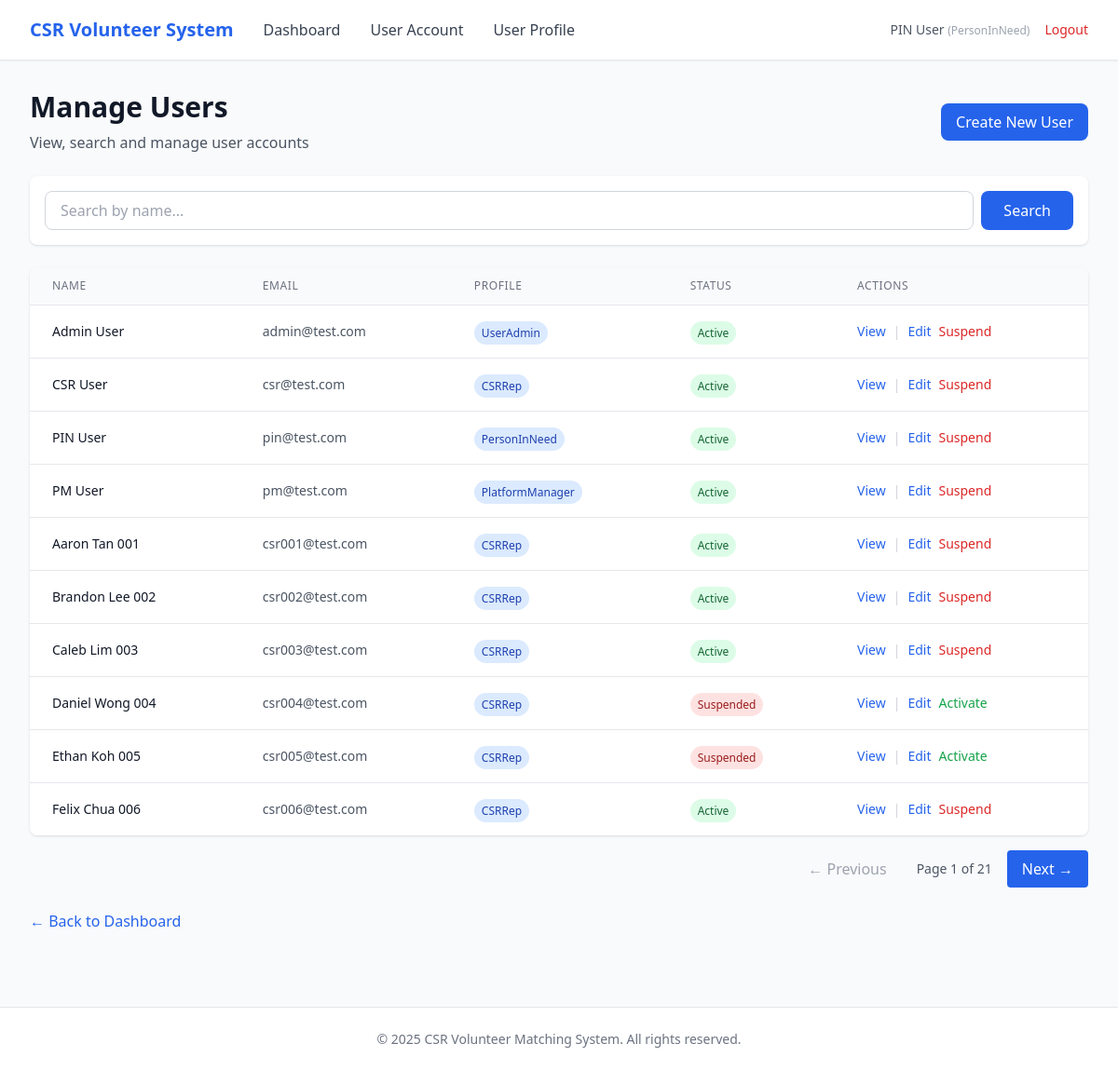
Screenshot of /admin/users (signed in) with the database file from the repository.
### app/entity/user_account.py (models this page shows, shortened)
class UserAccount(UserMixin, db.Model):
    __tablename__ = "user_accounts"
    userID = db.Column(db.Integer, primary_key=True, autoincrement=True)  # explicit auto increment
    name = db.Column(db.String(100), nullable=False)
    email = db.Column(db.String(120), nullable=False, unique=True, index=True)
    _password = db.Column("password", db.String(255), nullable=False)
    age = db.Column(db.Integer)
    phoneNumber = db.Column(db.String(20))
    isActive = db.Column(db.Boolean, default=True)
    profileID = db.Column(db.Integer, db.ForeignKey("user_profiles.profileID"), nullable=False)
    profile = db.relationship("UserProfile", back_populates="users", lazy=True)
    @property
    def password(self):
        raise AttributeError("Password is write-only.")
    @password.setter
    def password(self, raw):
        self._password = generate_password_hash(raw)

### app/entity/user_profile.py (models this page shows)
class UserProfile(db.Model):
    __tablename__ = "user_profiles"
    profileID   = db.Column(db.Integer, primary_key=True, autoincrement=True)  # explicit auto increment
    profileName = db.Column(db.String(50), nullable=False, unique=True)
    description = db.Column(db.String(255))
    isActive    = db.Column(db.Boolean, default=True)
    users = db.relationship("UserAccount", back_populates="profile", lazy=True)

### app/boundary/routes.py (the view)
@boundary_bp.route("/admin/users")
@login_required
def admin_users():
    from app.entity.user_account import UserAccount
    search_query = request.args.get("search", "").strip()
    page = request.args.get("page", 1, type=int)
    per_page = 10
    if search_query:
        users = UserAdminSearchUserAccountController().searchUserAccountByName(search_query)
        total = len(users)
        start = (page - 1) * per_page
        end = start + per_page
        pagination_users = users[start:end]
        class Pagination:
            def __init__(self, page, per_page, total, items):
                self.page = page
                self.per_page = per_page
                self.total = total
                self.items = items
                self.pages = (total + per_page - 1) // per_page
                self.has_prev = page > 1
                self.has_next = page < self.pages
                self.prev_num = page - 1
                self.next_num = page + 1
        pagination = Pagination(page, per_page, total, pagination_users)
    else:
        pagination = UserAccount.query.paginate(page=page, per_page=per_page, error_out=False)
    return render_template(
        "admin/users.html",
        users=pagination.items,
        pagination=pagination,
        search_query=search_query,
    )

### app/entity/user_account.py (called while the page is built)
@login_manager.user_loader
def load_user(user_id):
    return UserAccount.query.get(int(user_id))

### app/templates/admin/users.html (shortened to what this page needs)
{% extends "base.html" %}
{% block nav_links %}
<a href="{{ url_for('boundary.admin_dashboard') }}" class="text-gray-700 hover:text-primary">Dashboard</a>
<a href="{{ url_for('boundary.admin_users') }}" class="text-gray-700 hover:text-primary">User Account</a>
<a href="{{ url_for('boundary.admin_profiles') }}" class="text-gray-700 hover:text-primary">User Profile</a>
{% endblock %}
{% block content %}
<div class="mb-6 flex justify-between items-center">
    <div>
        <h1 class="text-3xl font-bold text-gray-900">Manage Users</h1>
        <p class="text-gray-600 mt-2">View, search and manage user accounts</p>
    </div>
    <a href="{{ url_for('boundary.admin_create_user') }}"
       class="px-4 py-2 bg-primary text-white rounded-lg hover:bg-blue-700 transition">
        Create New User
    </a>
</div>
<div class="bg-white rounded-lg shadow mb-6 p-4">
    <form method="GET" action="{{ url_for('boundary.admin_users') }}" class="flex gap-2">
        <input type="text"
               name="search"
               value="{{ search_query }}"
               placeholder="Search by name..."
               class="flex-1 px-4 py-2 border border-gray-300 rounded-lg focus:ring-2 focus:ring-primary focus:border-transparent">
        <button type="submit"
                class="px-6 py-2 bg-primary text-white rounded-lg hover:bg-blue-700 transition">
            Search
        </button>
    </form>
</div>
<div class="bg-white rounded-lg shadow overflow-hidden">
    <table class="min-w-full divide-y divide-gray-200">
        <thead class="bg-gray-50">
            <tr>
                <th class="px-6 py-3 text-left text-xs font-medium text-gray-500 uppercase tracking-wider">Name</th>
                <th class="px-6 py-3 text-left text-xs font-medium text-gray-500 uppercase tracking-wider">Email</th>
                <th class="px-6 py-3 text-left text-xs font-medium text-gray-500 uppercase tracking-wider">Profile</th>
                <th class="px-6 py-3 text-left text-xs font-medium text-gray-500 uppercase tracking-wider">Status</th>
                <th class="px-6 py-3 text-left text-xs font-medium text-gray-500 uppercase tracking-wider">Actions</th>
            </tr>
        </thead>
        <tbody class="bg-white divide-y divide-gray-200">
            {% for user in users %}
            <tr>
                <td class="px-6 py-4 whitespace-nowrap">
                    <div class="text-sm font-medium text-gray-900">{{ user.name }}</div>
                </td>
                <td class="px-6 py-4 whitespace-nowrap">
                    <div class="text-sm text-gray-600">{{ user.email }}</div>
                </td>
                <td class="px-6 py-4 whitespace-nowrap">
                    <span class="px-2 py-1 text-xs font-medium rounded-full bg-blue-100 text-blue-800">
                        {{ user.profile.profileName }}
                    </span>
                </td>
                <td class="px-6 py-4 whitespace-nowrap">
                    {% if user.isActive %}
                        <span class="px-2 py-1 text-xs font-medium rounded-full bg-green-100 text-green-800">Active</span>
                    {% else %}
                        <span class="px-2 py-1 text-xs font-medium rounded-full bg-red-100 text-red-800">Suspended</span>
                    {% endif %}
                </td>
                <td class="px-6 py-4 whitespace-nowrap text-sm">
                    <div class="flex gap-2 items-center">
                        <a href="{{ url_for('boundary.admin_view_user', user_id=user.userID) }}"
                           class="text-blue-600 hover:text-blue-800">View</a>
                        <span class="text-gray-300">|</span>
                        <a href="{{ url_for('boundary.admin_edit_user', user_id=user.userID) }}"
                           class="text-blue-600 hover:text-blue-800">Edit</a>
                        {% if user.isActive %}
                            <form method="POST" action="{{ url_for('boundary.admin_suspend_user', user_id=user.userID) }}" class="inline">
                                <button type="submit" class="text-red-600 hover:text-red-800">Suspend</button>
                            </form>
                        {% else %}
                            <form method="POST" action="{{ url_for('boundary.admin_activate_user', user_id=user.userID) }}" class="inline">
                                <button type="submit" class="text-green-600 hover:text-green-800">Activate</button>
                            </form>
                        {% endif %}
                    </div>
                </td>
            </tr>
            {% endfor %}
        </tbody>
    </table>
</div>
{% if pagination.pages > 1 %}
<div class="mt-4 flex justify-end items-center gap-4">
    {% if pagination.has_prev %}
    <a href="{{ url_for('boundary.admin_users', page=pagination.prev_num, search=search_query) }}"
       class="px-4 py-2 bg-gray-200 text-gray-700 rounded hover:bg-gray-300">← Previous</a>
    {% else %}
    <span class="px-4 py-2 text-gray-400 cursor-not-allowed">← Previous</span>
    {% endif %}
    <span class="text-sm text-gray-600">
        Page {{ pagination.page }} of {{ pagination.pages }}
    </span>
    {% if pagination.has_next %}
    <a href="{{ url_for('boundary.admin_users', page=pagination.next_num, search=search_query) }}"
       class="px-4 py-2 bg-primary text-white rounded hover:bg-blue-700">Next →</a>
    {% else %}
    <span class="px-4 py-2 text-gray-400 cursor-not-allowed">Next →</span>
    {% endif %}
</div>
{% endif %}
<div class="mt-6">
    <a href="{{ url_for('boundary.admin_dashboard') }}"
       class="text-primary hover:text-blue-700">
        ← Back to Dashboard
    </a>
</div>
{% endblock %}

### app/templates/base.html (shortened to what this page needs)
<!DOCTYPE html>
<html lang="en">
<head>
    <script src="https://cdn.tailwindcss.com"></script>
</head>
<body class="bg-gray-50 min-h-screen">
    {% if current_user.is_authenticated %}
    <nav class="bg-white shadow-sm border-b border-gray-200">
        <div class="max-w-7xl mx-auto px-4 sm:px-6 lg:px-8">
            <div class="flex justify-between items-center h-16">
                <div class="flex items-center gap-8">
                    <a href="{{ url_for('boundary.login') }}" class="text-xl font-bold text-primary">
                        CSR Volunteer System
                    </a>
                    {% block nav_links %}{% endblock %}
                </div>
                <div class="flex items-center gap-4">
                    <span class="text-sm text-gray-600">
                        {{ current_user.name }}
                        <span class="text-xs text-gray-400">({{ current_user.profile.profileName }})</span>
                    </span>
                    <a href="{{ url_for('boundary.logout') }}" class="text-sm text-red-600 hover:text-red-700">
                        Logout
                    </a>
                </div>
            </div>
        </div>
    </nav>
    {% endif %}
    <main class="max-w-7xl mx-auto px-4 sm:px-6 lg:px-8 py-8">
        {% block content %}{% endblock %}
    </main>
    <footer class="bg-white border-t border-gray-200 mt-12">
        <div class="max-w-7xl mx-auto px-4 sm:px-6 lg:px-8 py-6">
            <p class="text-center text-sm text-gray-500">
                &copy; 2025 CSR Volunteer Matching System. All rights reserved.
            </p>
        </div>
    </footer>
</body>
</html>

### rows the page displays
UserAccount: name "PIN User", email "pin@test.com", profile.profileName "PersonInNeed", isActive "Active"
UserProfile: profile.profileName "PersonInNeed"
UserAccount: name "Admin User", email "admin@test.com", profile.profileName "UserAdmin", isActive "Active"
UserAccount: name "CSR User", email "csr@test.com", profile.profileName "CSRRep", isActive "Active"
UserAccount: name "PM User", email "pm@test.com", profile.profileName "PlatformManager", isActive "Active"
UserAccount: name "Aaron Tan 001", email "csr001@test.com", profile.profileName "CSRRep", isActive "Active"
UserAccount: name "Brandon Lee 002", email "csr002@test.com", profile.profileName "CSRRep", isActive "Active"
UserAccount: name "Caleb Lim 003", email "csr003@test.com", profile.profileName "CSRRep", isActive "Active"
UserAccount: name "Daniel Wong 004", email "csr004@test.com", profile.profileName "CSRRep", isActive "Suspended"
UserAccount: name "Ethan Koh 005", email "csr005@test.com", profile.profileName "CSRRep", isActive "Suspended"
UserAccount: name "Felix Chua 006", email "csr006@test.com", profile.profileName "CSRRep", isActive "Active"

### other values shown
{{ pagination.page }} "1"
{{ pagination.pages }} "21"
